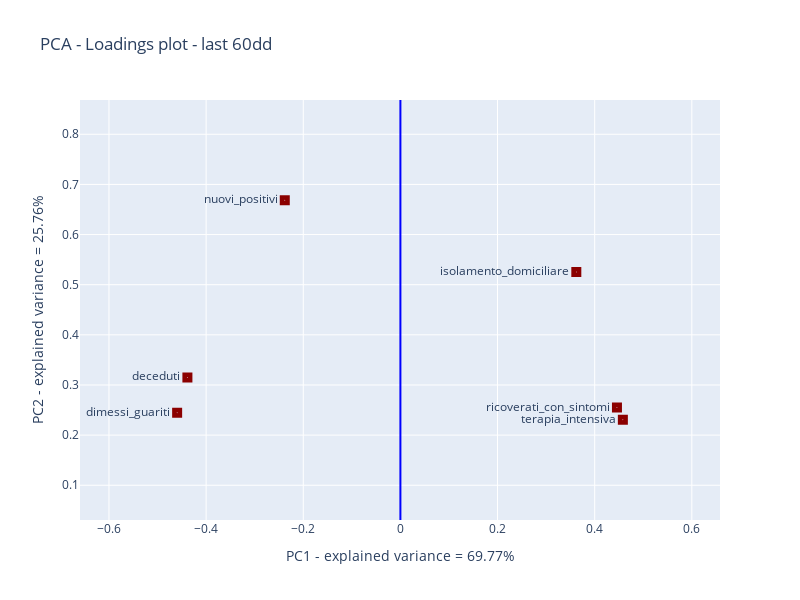

The notebook cell this image was saved under:
### Code cell
# Loadings plot
arr = np.array(dfV)
label = np.array(df.columns)
xtit = 'PC1 - explained variance = '+str(np.round(100*pca.explained_variance_ratio_[0],decimals=2))+'%'
ytit = 'PC2 - explained variance = '+str(np.round(100*pca.explained_variance_ratio_[1],decimals=2))+'%'
plot = go.Scatter(x=arr[0,:], y=arr[1,:], mode='markers+text',
                  marker=dict(symbol=[201],color='darkred', size=10), 
              text = label, textposition='middle left')
fig=go.Figure()
fig.add_trace(plot)
fig.update_layout(height=600, width=800, title='PCA - Loadings plot - last 60dd', xaxis_title=xtit,yaxis_title=ytit, 
                  xaxis_zeroline=True, yaxis_zeroline=True,
                  xaxis_zerolinecolor='blue', yaxis_zerolinecolor='blue')
fig.update_xaxes(range=[min(arr[0,:])-0.2, max(arr[0,:])+0.2])
fig.update_yaxes(range=[min(arr[1,:])-0.2, max(arr[1,:])+0.2])

### Figure 1 — Plotly figure (JSON) as saved in the notebook; plotly's stock layout.template omitted (floating-point values rounded to 4 significant figures)
{"data": [{"marker": {"color": "darkred", "size": 10, "symbol": [201]}, "mode": "markers+text", "text": ["ricoverati_con_sintomi", "terapia_intensiva", "isolamento_domiciliare", "nuovi_positivi", "dimessi_guariti", "deceduti"], "textposition": "middle left", "type": "scatter", "x": [0.4459, 0.458, 0.3622, -0.2381, -0.4597, -0.4385], "y": [0.2551, 0.2307, 0.5253, 0.6684, 0.2445, 0.315]}], "layout": {"height": 600, "title": {"text": "PCA - Loadings plot - last 60dd"}, "width": 800, "xaxis": {"range": [-0.6597, 0.658], "title": {"text": "PC1 - explained variance = 69.77%"}, "zeroline": true, "zerolinecolor": "blue"}, "yaxis": {"range": [0.03072, 0.8684], "title": {"text": "PC2 - explained variance = 25.76%"}, "zeroline": true, "zerolinecolor": "blue"}}}
